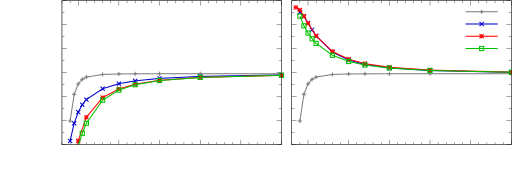

Write gnuplot code to recreate this figure.
reset
set terminal cairolatex size 13cm,4.5cm color
set output 'scan_VBS.tex'

set multiplot layout 1,2 margins 0.12,1,0.18,1 spacing 0.02,0
# First plot
set xlabel 'Distance (\AA)'
set ylabel 'Energy (eV)'
set yrange [-2:-1.4]
set xrange [3:30]
set ytics 0.1 format '%.1f'
set mytics 2
set mxtics 5
set xtics
linew=3
set pointsize 0.5
unset key
set label "VBS Antiparallel" at graph 0.5, graph 0.1 center

p 'CH4.dat' u 1:($3) w lp lw linew lc rgb "grey50" notitle, \
    'NH3_Hfirst.dat' u 1:($3) w lp lw linew lc rgb "medium-blue" notitle, \
    'H2O_Hfirst.dat' u 1:($3) w lp lw linew lc rgb "red" notitle, \
    'HF_Hfirst.dat' u 1:($3) w lp lw linew lc rgb "web-green" notitle, \
    0 w l lw 1 lc rgb "black" notitle

#2nd plot
unset ylabel
set yrange [-2:-1.4]
set xrange [3:30]
set ytics format ''
set key right top
unset label
set label "VBS Parallel" at graph 0.5, graph 0.1 center

p 'CH4.dat' u 1:($3) w lp lw linew lc rgb "grey50" title '$\mathrm{CH}_4$', \
    'NH3_Nfirst.dat' u 1:($3) w lp lw linew lc rgb "medium-blue" title '$\mathrm{NH}_3$', \
    'H2O_Ofirst.dat' u 1:($3) w lp lw linew lc rgb "red" title '$\mathrm{H}_2\mathrm{O}$', \
    'HF_Ffirst.dat' u 1:($3) w lp lw linew lc rgb "web-green" title '$\mathrm{HF}$', \
    0 w l lw 1 lc rgb "black" notitle

unset multiplot
set output
set terminal pop
